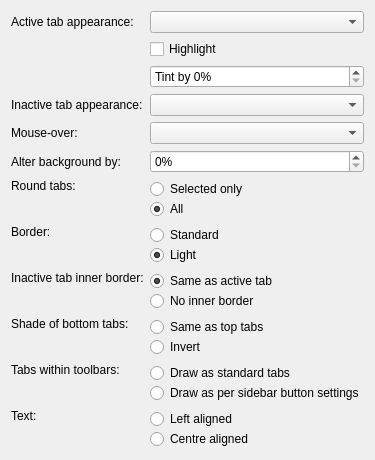
     <widget class="QWidget" name="page_8">
      <layout class="QFormLayout" name="formLayout_9">
       <item row="0" column="0">
        <widget class="QLabel" name="label_20">
         <property name="text">
          <string>Active tab appearance:</string>
         </property>
        </widget>
       </item>
       <item row="0" column="1">
        <widget class="QComboBox" name="activeTabAppearance">
         <property name="toolTip">
          <string>&lt;p&gt;Defines the gradient to be used for the currently active tab.</string>
         </property>
        </widget>
       </item>
       <item row="1" column="1">
        <widget class="QCheckBox" name="highlightTab">
         <property name="toolTip">
          <string>&lt;p&gt;This will cause a colored stripe to be drawn at the top/bottom of the current tab.</string>
         </property>
         <property name="text">
          <string>Highlight</string>
         </property>
        </widget>
       </item>
       <item row="2" column="1">
        <widget class="QSpinBox" name="colorSelTab" native="true">
         <property name="toolTip">
          <string>&lt;p&gt;Controls the amount of tinting applied to the active tab. The active tab is tinted by blending the 'highlight' color with the background color.</string>
         </property>
         <property name="suffix" stdset="0">
          <string>%</string>
         </property>
         <property name="prefix" stdset="0">
          <string>Tint by </string>
         </property>
        </widget>
       </item>
       <item row="3" column="0">
        <widget class="QLabel" name="label_21">
         <property name="text">
          <string>Inactive tab appearance:</string>
         </property>
        </widget>
       </item>
       <item row="3" column="1">
        <widget class="QComboBox" name="tabAppearance">
         <property name="toolTip">
          <string>&lt;p&gt;Defines the gradient to be used for the inactive tabs.</string>
         </property>
        </widget>
       </item>
       <item row="4" column="0">
        <widget class="QLabel" name="label_33">
         <property name="text">
          <string>Mouse-over:</string>
         </property>
        </widget>
       </item>
       <item row="4" column="1">
        <widget class="QComboBox" name="tabMouseOver">
         <property name="toolTip">
          <string>&lt;p&gt;Controls the mouse-over effect applied to the tab currently under the mouse. Note, if 'glow' is selected, then 'Round tabs' will be set to 'All' - and this creates a 2 pixel gap between tabs.</string>
         </property>
        </widget>
       </item>
       <item row="5" column="0">
        <widget class="QLabel" name="label_49">
         <property name="text">
          <string>Alter background by:</string>
         </property>
        </widget>
       </item>
       <item row="5" column="1">
        <widget class="QSpinBox" name="tabBgnd">
         <property name="toolTip">
          <string>&lt;p&gt;Lightens, or darkens, the background of the whole tab widget.</string>
         </property>
         <property name="suffix">
          <string>%</string>
         </property>
         <property name="prefix">
          <string/>
         </property>
        </widget>
       </item>
       <item row="6" column="0">
        <widget class="QLabel" name="label_51">
         <property name="text">
          <string>Round tabs:</string>
         </property>
         <property name="alignment">
          <set>Qt::AlignLeading|Qt::AlignLeft|Qt::AlignTop</set>
         </property>
         <property name="margin">
          <number>1</number>
         </property>
        </widget>
       </item>
       <item row="6" column="1">
        <widget class="QFrame" name="frame">
         <property name="frameShape">
          <enum>QFrame::NoFrame</enum>
         </property>
         <property name="frameShadow">
          <enum>QFrame::Plain</enum>
         </property>
         <property name="lineWidth">
          <number>0</number>
         </property>
         <layout class="QVBoxLayout" name="verticalLayout_6">
          <property name="spacing">
           <number>0</number>
          </property>
          <property name="margin">
           <number>0</number>
          </property>
          <item>
           <widget class="QRadioButton" name="roundAllTabs_false">
            <property name="toolTip">
             <string>&lt;p&gt;If enabled, only the active tab is rounded - and all the inactive tabs appear closer together.</string>
            </property>
            <property name="text">
             <string>Selected only</string>
            </property>
            <property name="checked">
             <bool>false</bool>
            </property>
           </widget>
          </item>
          <item>
           <widget class="QRadioButton" name="roundAllTabs">
            <property name="toolTip">
             <string>&lt;p&gt;If enabled, all tabs are rounded - there will be a 2 pixel gap between each tab if 'glow' is selected as the general colored mouse over style.</string>
            </property>
            <property name="text">
             <string>All</string>
            </property>
            <property name="checked">
             <bool>true</bool>
            </property>
           </widget>
          </item>
         </layout>
        </widget>
       </item>
       <item row="7" column="0">
        <widget class="QLabel" name="label_52">
         <property name="text">
          <string>Border:</string>
         </property>
         <property name="alignment">
          <set>Qt::AlignLeading|Qt::AlignLeft|Qt::AlignTop</set>
         </property>
         <property name="margin">
          <number>1</number>
         </property>
        </widget>
       </item>
       <item row="7" column="1">
        <widget class="QFrame" name="frame_2">
         <property name="frameShape">
          <enum>QFrame::NoFrame</enum>
         </property>
         <property name="frameShadow">
          <enum>QFrame::Plain</enum>
         </property>
         <property name="lineWidth">
          <number>0</number>
         </property>
         <layout class="QVBoxLayout" name="verticalLayout_5">
          <property name="spacing">
           <number>0</number>
          </property>
          <property name="margin">
           <number>0</number>
          </property>
          <item>
           <widget class="QRadioButton" name="borderTab_false">
            <property name="toolTip">
             <string>&lt;p&gt;If enabled, the tabs and the tab widget will have a 3D style border - with a light shade on the top and left, and a dark shade on the bottom and right.</string>
            </property>
            <property name="text">
             <string>Standard</string>
            </property>
           </widget>
          </item>
          <item>
           <widget class="QRadioButton" name="borderTab">
            <property name="toolTip">
             <string>&lt;p&gt;If enabled, the tabs and tab widget will have an outer dak border, and a light inner border.</string>
            </property>
            <property name="text">
             <string>Light</string>
            </property>
            <property name="checked">
             <bool>true</bool>
            </property>
           </widget>
          </item>
         </layout>
        </widget>
       </item>
       <item row="8" column="0">
        <widget class="QLabel" name="label_62">
         <property name="text">
          <string>Inactive tab inner border:</string>
         </property>
         <property name="alignment">
          <set>Qt::AlignLeading|Qt::AlignLeft|Qt::AlignTop</set>
         </property>
         <property name="margin">
          <number>1</number>
         </property>
        </widget>
       </item>
       <item row="8" column="1">
        <widget class="QFrame" name="frame_5">
         <property name="frameShape">
          <enum>QFrame::NoFrame</enum>
         </property>
         <property name="frameShadow">
          <enum>QFrame::Raised</enum>
         </property>
         <property name="lineWidth">
          <number>0</number>
         </property>
         <layout class="QVBoxLayout" name="verticalLayout_9">
          <property name="spacing">
           <number>0</number>
          </property>
          <property name="margin">
           <number>0</number>
          </property>
          <item>
           <widget class="QRadioButton" name="borderInactiveTab">
            <property name="toolTip">
             <string>&lt;p&gt;If enabled, inactive tabs will have a border as per the 'Border' setting.</string>
            </property>
            <property name="text">
             <string>Same as active tab</string>
            </property>
            <property name="checked">
             <bool>true</bool>
            </property>
           </widget>
          </item>
          <item>
           <widget class="QRadioButton" name="borderInactiveTab_false">
            <property name="toolTip">
             <string>&lt;p&gt;If enabled, inactive tabs will have no inner border.</string>
            </property>
            <property name="text">
             <string>No inner border</string>
            </property>
           </widget>
          </item>
         </layout>
        </widget>
       </item>
       <item row="9" column="0">
        <widget class="QLabel" name="label_67">
         <property name="text">
          <string>Shade of bottom tabs:</string>
         </property>
         <property name="alignment">
          <set>Qt::AlignLeading|Qt::AlignLeft|Qt::AlignTop</set>
         </property>
         <property name="margin">
          <number>1</number>
         </property>
        </widget>
       </item>
       <item row="9" column="1">
        <widget class="QFrame" name="frame_6">
         <property name="frameShape">
          <enum>QFrame::NoFrame</enum>
         </property>
         <property name="frameShadow">
          <enum>QFrame::Raised</enum>
         </property>
         <layout class="QVBoxLayout" name="verticalLayout_10">
          <property name="spacing">
           <number>0</number>
          </property>
          <property name="margin">
           <number>0</number>
          </property>
          <item>
           <widget class="QRadioButton" name="invertBotTab_false">
            <property name="toolTip">
             <string>&lt;p&gt;If enabled, tabs on the bottom will use the same gradient as tabs on the top. i.e. if the top tabs shades from light to the background color, then the bottom tabs will go from the background color to light - this can sometimes give the appearance that the bottom tabs are sticking out.</string>
            </property>
            <property name="text">
             <string>Same as top tabs</string>
            </property>
           </widget>
          </item>
          <item>
           <widget class="QRadioButton" name="invertBotTab">
            <property name="toolTip">
             <string>&lt;p&gt;If enabled, tabs on the bottom will use the an inverted gradient to tabs on the top. i.e. if the top tabs shades from light to the background color, then  bottom tabs will go from the background color to dark.</string>
            </property>
            <property name="text">
             <string>Invert</string>
            </property>
           </widget>
          </item>
         </layout>
        </widget>
       </item>
       <item row="10" column="0">
        <widget class="QLabel" name="label_67a">
         <property name="text">
          <string>Tabs within toolbars:</string>
         </property>
         <property name="alignment">
          <set>Qt::AlignLeading|Qt::AlignLeft|Qt::AlignTop</set>
         </property>
         <property name="margin">
          <number>1</number>
         </property>
        </widget>
       </item>
       <item row="10" column="1">
        <widget class="QFrame" name="frame_6a">
         <property name="frameShape">
          <enum>QFrame::NoFrame</enum>
         </property>
         <property name="frameShadow">
          <enum>QFrame::Raised</enum>
         </property>
         <layout class="QVBoxLayout" name="verticalLayout_10a">
          <property name="spacing">
           <number>0</number>
          </property>
          <property name="margin">
           <number>0</number>
          </property>
          <item>
           <widget class="QRadioButton" name="toolbarTabs">
            <property name="toolTip">
             <string>&lt;p&gt;If enabled, tabs that are within toolbars will be drawn as normal.</string>
            </property>
            <property name="text">
             <string>Draw as standard tabs</string>
            </property>
           </widget>
          </item>
          <item>
           <widget class="QRadioButton" name="toolbarTabs_false">
            <property name="toolTip">
             <string>&lt;p&gt;If enabled, tabs that are within toolbars will be drawn the same as sidebar buttons.</string>
            </property>
            <property name="text">
             <string>Draw as per sidebar button settings</string>
            </property>
           </widget>
          </item>
         </layout>
        </widget>
       </item>
       <item row="11" column="0">
        <widget class="QLabel" name="label_86">
         <property name="text">
          <string>Text:</string>
         </property>
         <property name="alignment">
          <set>Qt::AlignLeading|Qt::AlignLeft|Qt::AlignTop</set>
         </property>
         <property name="margin">
          <number>1</number>
         </property>
        </widget>
       </item>
       <item row="11" column="1">
        <widget class="QFrame" name="frame_8">
         <property name="frameShape">
          <enum>QFrame::NoFrame</enum>
         </property>
         <property name="frameShadow">
          <enum>QFrame::Raised</enum>
         </property>
         <layout class="QVBoxLayout" name="verticalLayout_10a_2">
          <property name="spacing">
           <number>0</number>
          </property>
          <property name="margin">
           <number>0</number>
          </property>
          <item>
           <widget class="QRadioButton" name="centerTabText_false">
            <property name="toolTip">
             <string>&lt;p&gt;If enabled, tabs that are within toolbars will be drawn as normal.</string>
            </property>
            <property name="text">
             <string>Left aligned</string>
            </property>
           </widget>
          </item>
          <item>
           <widget class="QRadioButton" name="centerTabText">
            <property name="toolTip">
             <string>&lt;p&gt;If enabled, tabs that are within toolbars will be drawn the same as sidebar buttons.</string>
            </property>
            <property name="text">
             <string>Centre aligned</string>
            </property>
           </widget>
          </item>
         </layout>
        </widget>
       </item>
      </layout>
     </widget>
